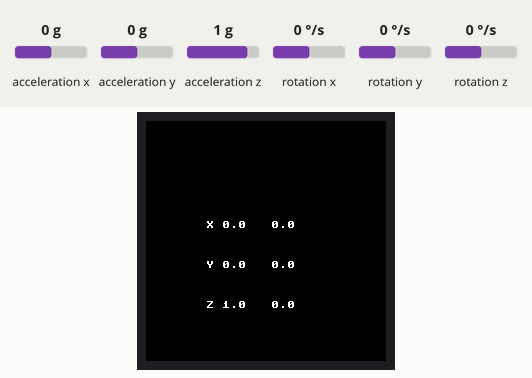
Simulated run of this program. Board: Raspberry Pi Pico running MicroPython. Parts: 240×240 colour display. Inputs (shaded band) come from the test bench; at power-on: acceleration x 0 g, acceleration y 0 g, acceleration z 1 g, rotation x 0 °/s, rotation y 0 °/s, rotation z 0 °/s.

Above: at 1.4 s.
1.5 s: acceleration x set to -1.4 g
At 2.2 s:
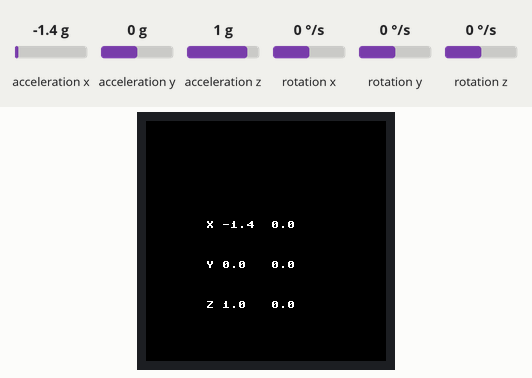
3.0 s: acceleration y set to -1.4 g
At 4.3 s:
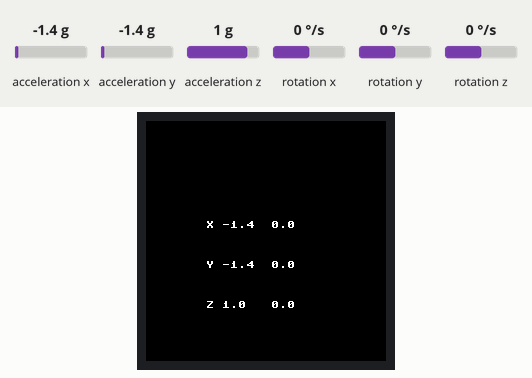
4.6 s: acceleration z set to -1.4 g
At 5.4 s:
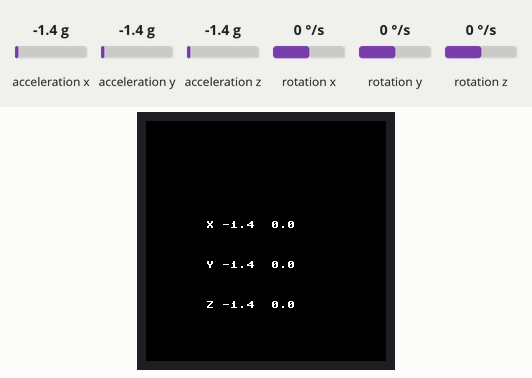
6.2 s: rotation x set to -192 °/s
At 7.4 s:
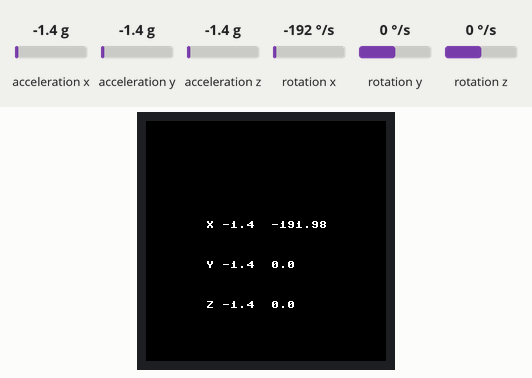
7.7 s: rotation y set to -192 °/s
At 8.7 s:
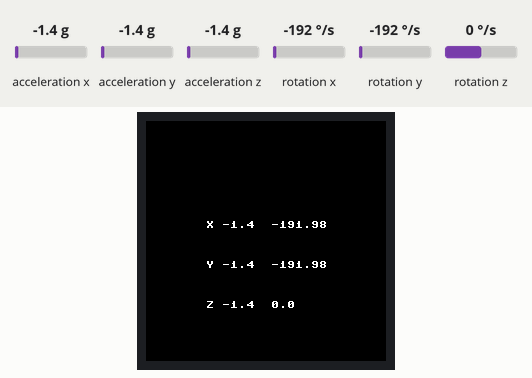
9.3 s: rotation z set to -192 °/s
At 9.8 s:
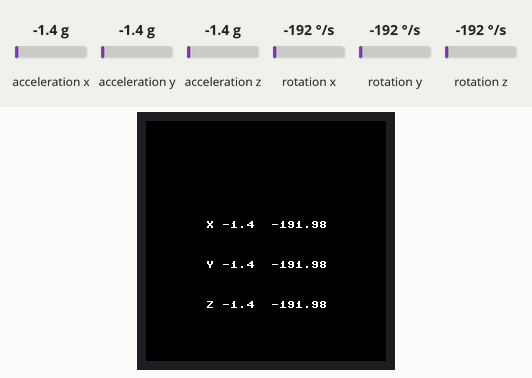
Timing chart, 0 to 11.9 s (numbered marks = the images above; inputs shaded):
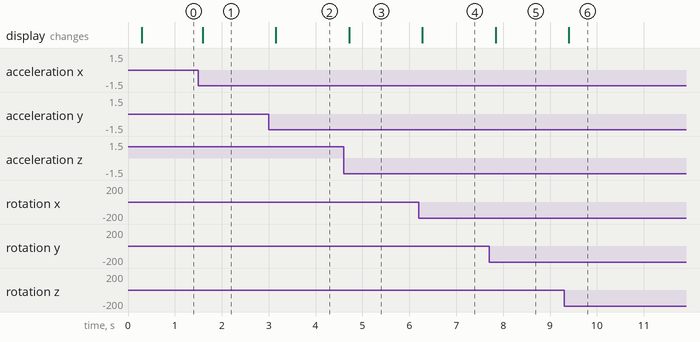

The program:

17_3axis.py
```python
import time , RP
from machine import Timer
qmi8658=RP.QMI8658()#引入六軸
LCD = RP.LCD_1inch28()
Brightness = 5535

while True:
    xyz=qmi8658.Read_XYZ()
    LCD.fill(LCD.black)
    LCD.text('X '+str(round(xyz[0],2)),60,100,LCD.white)
    LCD.text('Y '+str(round(xyz[1],2)),60,140,LCD.white)
    LCD.text('Z '+str(round(xyz[2],2)),60,180,LCD.white)

    LCD.text(str(round(xyz[3],2)),125,100,LCD.white)
    LCD.text(str(round(xyz[4],2)),125,140,LCD.white)
    LCD.text(str(round(xyz[5],2)),125,180,LCD.white)

    LCD.show()
    time.sleep(0.1)
```

RP.py
```python
from machine import Pin,I2C,SPI,PWM,ADC
import framebuf
import time , utime

I2C_SDA = 6
I2C_SDL = 7

DC = 8
CS = 9
SCK = 10
MOSI = 11
RST = 12

BL = 25

Vbat_Pin = 29

class LCD_1inch28(framebuf.FrameBuffer):
    def __init__(self):
        self.width = 240
        self.height = 240

        self.cs = Pin(CS,Pin.OUT)
        self.rst = Pin(RST,Pin.OUT)

        self.cs(1)
        self.spi = SPI(1,100_000_000,polarity=0, phase=0,sck=Pin(SCK),mosi=Pin(MOSI),miso=None)
        self.dc = Pin(DC,Pin.OUT)
        self.dc(1)
        self.buffer = bytearray(self.height * self.width * 2)
        super().__init__(self.buffer, self.width, self.height, framebuf.RGB565)
        self.init_display()

        self.red   =   0x07E0
        self.green =   0x001f
        self.blue  =   0xf800
        self.white =   0xffff
        self.cyan = 0xFFE0
        self.yellow = 0x07FF
        self.black = 0x0000

        self.fill(self.white)
        self.show()

        self.pwm = PWM(Pin(BL))
        self.pwm.freq(5000)

    def write_cmd(self, cmd):
        self.cs(1)
        self.dc(0)
        self.cs(0)
        self.spi.write(bytearray([cmd]))
        self.cs(1)

    def write_data(self, buf):
        self.cs(1)
        self.dc(1)
        self.cs(0)
        self.spi.write(bytearray([buf]))
        self.cs(1)
    def set_bl_pwm(self,duty):
        self.pwm.duty_u16(duty)#max 65535
    def init_display(self):
        """Initialize dispaly"""
        self.rst(1)
        time.sleep(0.01)
        self.rst(0)
        time.sleep(0.01)
        self.rst(1)
        time.sleep(0.05)

        self.write_cmd(0xEF)
        self.write_cmd(0xEB)
        self.write_data(0x14)

        self.write_cmd(0xFE)
        self.write_cmd(0xEF)

        self.write_cmd(0xEB)
        self.write_data(0x14)

        self.write_cmd(0x84)
        self.write_data(0x40)

        self.write_cmd(0x85)
        self.write_data(0xFF)

        self.write_cmd(0x86)
        self.write_data(0xFF)

        self.write_cmd(0x87)
        self.write_data(0xFF)

        self.write_cmd(0x88)
        self.write_data(0x0A)

        self.write_cmd(0x89)
        self.write_data(0x21)

        self.write_cmd(0x8A)
        self.write_data(0x00)

        self.write_cmd(0x8B)
        self.write_data(0x80)

        self.write_cmd(0x8C)
        self.write_data(0x01)

        self.write_cmd(0x8D)
        self.write_data(0x01)

        self.write_cmd(0x8E)
        self.write_data(0xFF)

        self.write_cmd(0x8F)
        self.write_data(0xFF)


        self.write_cmd(0xB6)
        self.write_data(0x00)
        self.write_data(0x20)

        self.write_cmd(0x36)
        self.write_data(0x98)

        self.write_cmd(0x3A)
        self.write_data(0x05)


        self.write_cmd(0x90)
        self.write_data(0x08)
        self.write_data(0x08)
        self.write_data(0x08)
        self.write_data(0x08)

        self.write_cmd(0xBD)
        self.write_data(0x06)

        self.write_cmd(0xBC)
        self.write_data(0x00)

        self.write_cmd(0xFF)
        self.write_data(0x60)
        self.write_data(0x01)
        self.write_data(0x04)

        self.write_cmd(0xC3)
        self.write_data(0x13)
        self.write_cmd(0xC4)
        self.write_data(0x13)

        self.write_cmd(0xC9)
        self.write_data(0x22)

        self.write_cmd(0xBE)
        self.write_data(0x11)

        self.write_cmd(0xE1)
        self.write_data(0x10)
        self.write_data(0x0E)

        self.write_cmd(0xDF)
        self.write_data(0x21)
        self.write_data(0x0c)
        self.write_data(0x02)

        self.write_cmd(0xF0)
        self.write_data(0x45)
        self.write_data(0x09)
        self.write_data(0x08)
        self.write_data(0x08)
        self.write_data(0x26)
        self.write_data(0x2A)

        self.write_cmd(0xF1)
        self.write_data(0x43)
        self.write_data(0x70)
        self.write_data(0x72)
        self.write_data(0x36)
        self.write_data(0x37)
        self.write_data(0x6F)


        self.write_cmd(0xF2)
        self.write_data(0x45)
        self.write_data(0x09)
        self.write_data(0x08)
        self.write_data(0x08)
        self.write_data(0x26)
        self.write_data(0x2A)

        self.write_cmd(0xF3)
        self.write_data(0x43)
        self.write_data(0x70)
        self.write_data(0x72)
        self.write_data(0x36)
        self.write_data(0x37)
        self.write_data(0x6F)

        self.write_cmd(0xED)
        self.write_data(0x1B)
        self.write_data(0x0B)

        self.write_cmd(0xAE)
        self.write_data(0x77)

        self.write_cmd(0xCD)
        self.write_data(0x63)


        self.write_cmd(0x70)
        self.write_data(0x07)
        self.write_data(0x07)
        self.write_data(0x04)
        self.write_data(0x0E)
        self.write_data(0x0F)
        self.write_data(0x09)
        self.write_data(0x07)
        self.write_data(0x08)
        self.write_data(0x03)

        self.write_cmd(0xE8)
        self.write_data(0x34)

        self.write_cmd(0x62)
        self.write_data(0x18)
        self.write_data(0x0D)
        self.write_data(0x71)
        self.write_data(0xED)
        self.write_data(0x70)
        self.write_data(0x70)
        self.write_data(0x18)
        self.write_data(0x0F)
        self.write_data(0x71)
        self.write_data(0xEF)
        self.write_data(0x70)
        self.write_data(0x70)

        self.write_cmd(0x63)
        self.write_data(0x18)
        self.write_data(0x11)
        self.write_data(0x71)
        self.write_data(0xF1)
        self.write_data(0x70)
        self.write_data(0x70)
        self.write_data(0x18)
        self.write_data(0x13)
        self.write_data(0x71)
        self.write_data(0xF3)
        self.write_data(0x70)
        self.write_data(0x70)

        self.write_cmd(0x64)
        self.write_data(0x28)
        self.write_data(0x29)
        self.write_data(0xF1)
        self.write_data(0x01)
        self.write_data(0xF1)
        self.write_data(0x00)
        self.write_data(0x07)

        self.write_cmd(0x66)
        self.write_data(0x3C)
        self.write_data(0x00)
        self.write_data(0xCD)
        self.write_data(0x67)
        self.write_data(0x45)
        self.write_data(0x45)
        self.write_data(0x10)
        self.write_data(0x00)
        self.write_data(0x00)
        self.write_data(0x00)

        self.write_cmd(0x67)
        self.write_data(0x00)
        self.write_data(0x3C)
        self.write_data(0x00)
        self.write_data(0x00)
        self.write_data(0x00)
        self.write_data(0x01)
        self.write_data(0x54)
        self.write_data(0x10)
        self.write_data(0x32)
        self.write_data(0x98)

        self.write_cmd(0x74)
        self.write_data(0x10)
        self.write_data(0x85)
        self.write_data(0x80)
        self.write_data(0x00)
        self.write_data(0x00)
        self.write_data(0x4E)
        self.write_data(0x00)

        self.write_cmd(0x98)
        self.write_data(0x3e)
        self.write_data(0x07)

        self.write_cmd(0x35)
        self.write_cmd(0x21)

        self.write_cmd(0x11)
        time.sleep(0.12)
        self.write_cmd(0x29)
        time.sleep(0.02)

        self.write_cmd(0x21)

        self.write_cmd(0x11)

        self.write_cmd(0x29)

    def show(self):
        self.write_cmd(0x2A)
        self.write_data(0x00)
        self.write_data(0x00)
        self.write_data(0x00)
        self.write_data(0xef)

        self.write_cmd(0x2B)
        self.write_data(0x00)
        self.write_data(0x00)
        self.write_data(0x00)
        self.write_data(0xEF)

        self.write_cmd(0x2C)

        self.cs(1)
        self.dc(1)
        self.cs(0)
        self.spi.write(self.buffer)
        self.cs(1)
    def Windows_show(self,Xstart,Ystart,Xend,Yend):
        if Xstart > Xend:
            data = Xstart
            Xstart = Xend
            Xend = data

        if (Ystart > Yend):
            data = Ystart
            Ystart = Yend
            Yend = data

        if Xstart <= 10:
            Xstart = 10
        if Ystart <= 10:
            Ystart = 10

        Xstart -= 10;Xend += 10
        Ystart -= 10;Yend += 10

        self.setWindows(Xstart,Ystart,Xend,Yend)
        self.cs(1)
        self.dc(1)
        self.cs(0)
        for i in range (Ystart,Yend-1):
            Addr = (Xstart * 2) + (i * 240 * 2)
            self.spi.write(self.buffer[Addr : Addr+((Xend-Xstart)*2)])
        self.cs(1)

    def color(self,R,G,B):
        return (((G&0b00011100)<<3) +((B&0b11111000)>>3)<<8) + (R&0b11111000)+((G&0b11100000)>>5)

    #Write characters, size is the font size, the minimum is 1
    def write_text(self,text,x,y,size,color):
        ''' Method to write Text on OLED/LCD Displays
            with a variable font size

            Args:
                text: the string of chars to be displayed
                x: x co-ordinate of starting position
                y: y co-ordinate of starting position
                size: font size of text
                color: color of text to be displayed
        '''
        background = self.pixel(x,y)
        info = []
        # Creating reference charaters to read their values
        self.text(text,x,y,color)
        for i in range(x,x+(8*len(text))):
            for j in range(y,y+8):
                # Fetching amd saving details of pixels, such as
                # x co-ordinate, y co-ordinate, and color of the pixel
                px_color = self.pixel(i,j)
                info.append((i,j,px_color)) if px_color == color else None
        # Clearing the reference characters from the screen
        self.text(text,x,y,background)
        # Writing the custom-sized font characters on screen
        for px_info in info:
            self.fill_rect(size*px_info[0] - (size-1)*x , size*px_info[1] - (size-1)*y, size, size, px_info[2])

    def sleep_mode(self, value):
        """
        Enable or disable display sleep mode.
        Args:
            value (bool): if True enable sleep mode.
                if False disable sleep mode
        """
        if value:
            self.write_cmd(0x10)
        else:
            self.write_cmd(0x11)

    def fill_tri(self,x0, y0, x1, y1, x2, y2, color):
        def sort_vertices(v0, v1, v2):
            # Sort vertices by y-coordinate ascending (v0 <= v1 <= v2)
            if v0[1] > v1[1]:
                v0, v1 = v1, v0
            if v1[1] > v2[1]:
                v1, v2 = v2, v1
            if v0[1] > v1[1]:
                v0, v1 = v1, v0
            return v0, v1, v2

        def fill_bottom_flat_triangle(v0, v1, v2, color):
            invslope1 = (v1[0] - v0[0]) / (v1[1] - v0[1])
            invslope2 = (v2[0] - v0[0]) / (v2[1] - v0[1])
            curx1 = v0[0]
            curx2 = v0[0]
            for y in range(v0[1], v1[1] + 1):
                self.line(int(curx1), y, int(curx2), y, color)
                curx1 += invslope1
                curx2 += invslope2

        def fill_top_flat_triangle(v0, v1, v2, color):
            invslope1 = (v2[0] - v0[0]) / (v2[1] - v0[1])
            invslope2 = (v2[0] - v1[0]) / (v2[1] - v1[1])
            curx1 = v2[0]
            curx2 = v2[0]
            for y in range(v2[1], v0[1] - 1, -1):
                self.line(int(curx1), y, int(curx2), y, color)
                curx1 -= invslope1
                curx2 -= invslope2

        # Sort vertices
        v0, v1, v2 = sort_vertices((x0, y0), (x1, y1), (x2, y2))

        # Fill the triangle
        if v1[1] == v2[1]:
            fill_bottom_flat_triangle(v0, v1, v2, color)
        elif v0[1] == v1[1]:
            fill_top_flat_triangle(v0, v1, v2, color)
        else:
            v3 = (int(v0[0] + ((v1[1] - v0[1]) / (v2[1] - v0[1])) * (v2[0] - v0[0])), v1[1])
            fill_bottom_flat_triangle(v0, v1, v3, color)
            fill_top_flat_triangle(v1, v3, v2, color)


class QMI8658(object):
    def __init__(self,address=0X6B):
        self._address = address
        self._bus = I2C(id=1,scl=Pin(I2C_SDL),sda=Pin(I2C_SDA),freq=100_000)
        bRet=self.WhoAmI()
        if bRet :
            self.Read_Revision()
        else    :
            return NULL
        self.Config_apply()

    def _read_byte(self,cmd):
        rec=self._bus.readfrom_mem(int(self._address),int(cmd),1)
        return rec[0]
    def _read_block(self, reg, length=1):
        rec=self._bus.readfrom_mem(int(self._address),int(reg),length)
        return rec
    def _read_u16(self,cmd):
        LSB = self._bus.readfrom_mem(int(self._address),int(cmd),1)
        MSB = self._bus.readfrom_mem(int(self._address),int(cmd)+1,1)
        return (MSB[0] << 8) + LSB[0]
    def _write_byte(self,cmd,val):
        self._bus.writeto_mem(int(self._address),int(cmd),bytes([int(val)]))

    def WhoAmI(self):
        bRet=False
        if (0x05) == self._read_byte(0x00):
            bRet = True
        return bRet
    def Read_Revision(self):
        return self._read_byte(0x01)
    def Config_apply(self):
        # REG CTRL1
        self._write_byte(0x02,0x60)
        # REG CTRL2 : QMI8658AccRange_8g  and QMI8658AccOdr_1000Hz
        self._write_byte(0x03,0x23)
        # REG CTRL3 : QMI8658GyrRange_512dps and QMI8658GyrOdr_1000Hz
        self._write_byte(0x04,0x53)
        # REG CTRL4 : No
        self._write_byte(0x05,0x00)
        # REG CTRL5 : Enable Gyroscope And Accelerometer Low-Pass Filter
        self._write_byte(0x06,0x11)
        # REG CTRL6 : Disables Motion on Demand.
        self._write_byte(0x07,0x00)
        # REG CTRL7 : Enable Gyroscope And Accelerometer
        self._write_byte(0x08,0x03)

    def Read_Raw_XYZ(self):
        xyz=[0,0,0,0,0,0]
        raw_timestamp = self._read_block(0x30,3)
        raw_acc_xyz=self._read_block(0x35,6)
        raw_gyro_xyz=self._read_block(0x3b,6)
        raw_xyz=self._read_block(0x35,12)
        timestamp = (raw_timestamp[2]<<16)|(raw_timestamp[1]<<8)|(raw_timestamp[0])
        for i in range(6):
            # xyz[i]=(raw_acc_xyz[(i*2)+1]<<8)|(raw_acc_xyz[i*2])
            # xyz[i+3]=(raw_gyro_xyz[((i+3)*2)+1]<<8)|(raw_gyro_xyz[(i+3)*2])
            xyz[i] = (raw_xyz[(i*2)+1]<<8)|(raw_xyz[i*2])
            if xyz[i] >= 32767:
                xyz[i] = xyz[i]-65535
        return xyz
    def Read_XYZ(self):
        xyz=[0,0,0,0,0,0]
        raw_xyz=self.Read_Raw_XYZ()
        #QMI8658AccRange_8g
        acc_lsb_div=(1<<12)
        #QMI8658GyrRange_512dps
        gyro_lsb_div = 64
        for i in range(3):
            xyz[i]=raw_xyz[i]/acc_lsb_div#(acc_lsb_div/1000.0)
            xyz[i+3]=raw_xyz[i+3]*1.0/gyro_lsb_div
        return xyz


if __name__=='__main__':

    LCD = LCD_1inch28()
    LCD.set_bl_pwm(65535)
    qmi8658=QMI8658()
    Vbat= ADC(Pin(Vbat_Pin))

    while(True):
        #read QMI8658
        xyz=qmi8658.Read_XYZ()

        LCD.fill(LCD.white)

        LCD.fill_rect(0,0,240,40,LCD.red)
        LCD.text("RP2040-LCD-1.28",60,25,LCD.white)

        LCD.fill_rect(0,40,240,40,LCD.blue)
        LCD.text("Waveshare",80,57,LCD.white)

        LCD.fill_rect(0,80,120,120,0x1805)
        LCD.text("ACC_X={:+.2f}".format(xyz[0]),20,100-3,LCD.white)
        LCD.text("ACC_Y={:+.2f}".format(xyz[1]),20,140-3,LCD.white)
        LCD.text("ACC_Z={:+.2f}".format(xyz[2]),20,180-3,LCD.white)

        LCD.fill_rect(120,80,120,120,0xF073)
        LCD.text("GYR_X={:+3.2f}".format(xyz[3]),125,100-3,LCD.white)
        LCD.text("GYR_Y={:+3.2f}".format(xyz[4]),125,140-3,LCD.white)
        LCD.text("GYR_Z={:+3.2f}".format(xyz[5]),125,180-3,LCD.white)

        LCD.fill_rect(0,200,240,40,0x180f)
        reading = Vbat.read_u16()*3.3/65535*2
        LCD.text("Vbat={:.2f}".format(reading),80,215,LCD.white)

        LCD.show()
        time.sleep(0.1)
```

Measured:
- after the input at 1.5 s, the display: changes after 0.09 s (image 1)
- after the input at 3.0 s, the display: changes after 0.15 s (image 2)
- after the input at 4.6 s, the display: changes after 0.11 s (image 3)
- after the input at 6.2 s, the display: changes after 0.08 s (image 4)
- after the input at 7.7 s, the display: changes after 0.14 s (image 5)
- after the input at 9.3 s, the display: changes after 0.10 s (image 6)
